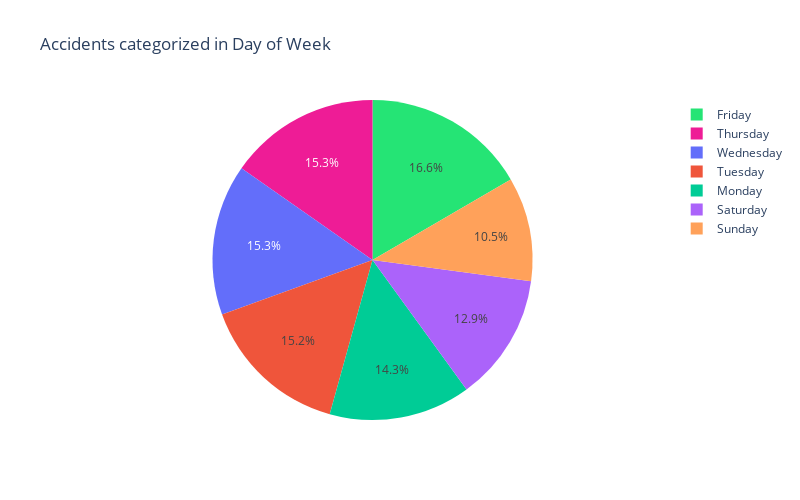

The notebook cell this image was saved under:
### Code cell
pie_visual = go.Pie(labels=weekday_name, values=accident_count, marker=dict(colors=['#25e475', '#ee1c96',]))

layout = go.Layout(title='Accidents categorized in Day of Week', width=800, height=500)
fig = go.Figure(data=[pie_visual], layout=layout)
iplot(fig)

### Figure 1 — Plotly figure (JSON) as saved in the notebook; plotly's stock layout.template omitted (floating-point values rounded to 4 significant figures)
{"data": [{"labels": ["Friday", "Thursday", "Wednesday", "Tuesday", "Monday", "Saturday", "Sunday"], "marker": {"colors": ["#25e475", "#ee1c96"]}, "type": "pie", "values": [341797, 314431, 314087, 311992, 294502, 265335, 216264]}], "layout": {"height": 500, "title": {"text": "Accidents categorized in Day of Week"}, "width": 800}}
